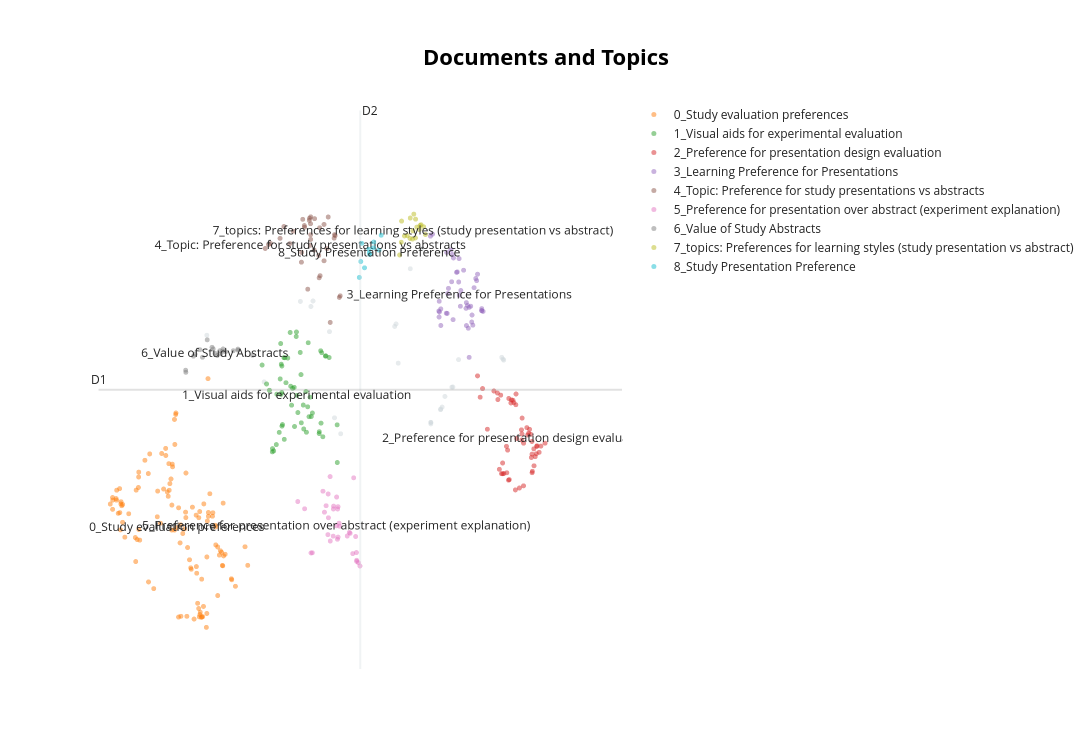

The notebook cell this image was saved under:
### Code cell
topic_model.visualize_documents(q1)
